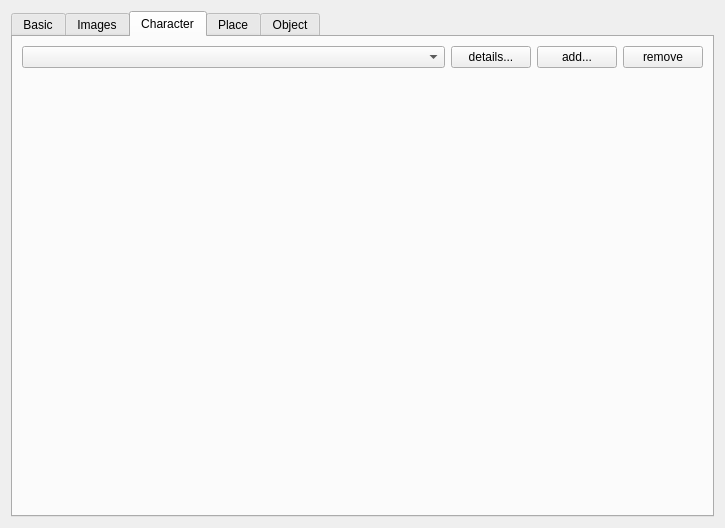
<?xml version="1.0" encoding="UTF-8"?>
<ui version="4.0">
 <class>cRechercheWindow</class>
 <widget class="QWidget" name="cRechercheWindow">
  <property name="geometry">
   <rect>
    <x>0</x>
    <y>0</y>
    <width>725</width>
    <height>528</height>
   </rect>
  </property>
  <property name="windowTitle">
   <string>[recherche] - </string>
  </property>
  <layout class="QGridLayout" name="gridLayout_2">
   <item row="0" column="0">
    <widget class="QTabWidget" name="m_lpTab">
     <property name="currentIndex">
      <number>2</number>
     </property>
     <widget class="QWidget" name="m_lpBasic">
      <attribute name="title">
       <string>Basic</string>
      </attribute>
      <layout class="QGridLayout" name="gridLayout_4">
       <item row="0" column="0">
        <layout class="QGridLayout" name="gridLayout" rowstretch="1,0">
         <item row="0" column="0">
          <widget class="QLabel" name="label">
           <property name="text">
            <string>Name:</string>
           </property>
           <property name="alignment">
            <set>Qt::AlignRight|Qt::AlignTrailing|Qt::AlignVCenter</set>
           </property>
          </widget>
         </item>
         <item row="1" column="1" colspan="4">
          <widget class="cTextEdit" name="m_lpDescription"/>
         </item>
         <item row="0" column="2">
          <widget class="QLabel" name="label_4">
           <property name="text">
            <string>Link:</string>
           </property>
           <property name="alignment">
            <set>Qt::AlignRight|Qt::AlignTrailing|Qt::AlignVCenter</set>
           </property>
          </widget>
         </item>
         <item row="0" column="1">
          <widget class="cLineEdit" name="m_lpName"/>
         </item>
         <item row="0" column="3">
          <widget class="cLineEdit" name="m_lpLink"/>
         </item>
         <item row="1" column="0">
          <widget class="QLabel" name="label_2">
           <property name="text">
            <string>Description:</string>
           </property>
           <property name="alignment">
            <set>Qt::AlignRight|Qt::AlignTrailing|Qt::AlignVCenter</set>
           </property>
          </widget>
         </item>
        </layout>
       </item>
      </layout>
     </widget>
     <widget class="QWidget" name="m_lpImages">
      <attribute name="title">
       <string>Images</string>
      </attribute>
      <layout class="QGridLayout" name="gridLayout_5">
       <item row="0" column="0">
        <widget class="QScrollArea" name="m_lpScrollArea">
         <property name="widgetResizable">
          <bool>true</bool>
         </property>
         <widget class="QWidget" name="scrollAreaWidgetContents">
          <property name="geometry">
           <rect>
            <x>0</x>
            <y>0</y>
            <width>681</width>
            <height>464</height>
           </rect>
          </property>
          <layout class="QGridLayout" name="gridLayout_6">
           <item row="0" column="0">
            <layout class="QVBoxLayout" name="m_lpLayout"/>
           </item>
           <item row="0" column="1">
            <spacer name="horizontalSpacer">
             <property name="orientation">
              <enum>Qt::Horizontal</enum>
             </property>
             <property name="sizeHint" stdset="0">
              <size>
               <width>40</width>
               <height>20</height>
              </size>
             </property>
            </spacer>
           </item>
          </layout>
         </widget>
        </widget>
       </item>
      </layout>
     </widget>
     <widget class="QWidget" name="m_lpCharacter">
      <attribute name="title">
       <string>Character</string>
      </attribute>
      <layout class="QGridLayout" name="gridLayout_3">
       <item row="0" column="0">
        <layout class="QVBoxLayout" name="verticalLayout_2">
         <item>
          <layout class="QHBoxLayout" name="horizontalLayout_3" stretch="1,0,0,0">
           <item>
            <widget class="cComboBox" name="m_lpCharacterList"/>
           </item>
           <item>
            <widget class="QPushButton" name="m_lpCharacterShowDetails">
             <property name="text">
              <string>details...</string>
             </property>
            </widget>
           </item>
           <item>
            <widget class="QPushButton" name="m_lpCaracterAdd">
             <property name="text">
              <string>add...</string>
             </property>
            </widget>
           </item>
           <item>
            <widget class="QPushButton" name="m_lpCharacterRemove">
             <property name="text">
              <string>remove</string>
             </property>
            </widget>
           </item>
          </layout>
         </item>
         <item>
          <widget class="QStackedWidget" name="m_lpCharacterDetails">
           <property name="currentIndex">
            <number>-1</number>
           </property>
          </widget>
         </item>
        </layout>
       </item>
      </layout>
     </widget>
     <widget class="QWidget" name="m_lpPlace">
      <attribute name="title">
       <string>Place</string>
      </attribute>
      <layout class="QGridLayout" name="gridLayout_8">
       <item row="0" column="0">
        <layout class="QVBoxLayout" name="verticalLayout_3">
         <item>
          <layout class="QHBoxLayout" name="horizontalLayout_2" stretch="1,0,0,0">
           <item>
            <widget class="cComboBox" name="m_lpPlaceList"/>
           </item>
           <item>
            <widget class="QPushButton" name="m_lpPlaceShowDetails">
             <property name="text">
              <string>details...</string>
             </property>
            </widget>
           </item>
           <item>
            <widget class="QPushButton" name="m_lpPlaceAdd">
             <property name="text">
              <string>add...</string>
             </property>
            </widget>
           </item>
           <item>
            <widget class="QPushButton" name="m_lpPlaceRemove">
             <property name="text">
              <string>remove</string>
             </property>
            </widget>
           </item>
          </layout>
         </item>
         <item>
          <widget class="QStackedWidget" name="m_lpPlaceDetails">
           <property name="currentIndex">
            <number>-1</number>
           </property>
          </widget>
         </item>
        </layout>
       </item>
      </layout>
     </widget>
     <widget class="QWidget" name="m_lpObject">
      <attribute name="title">
       <string>Object</string>
      </attribute>
      <layout class="QGridLayout" name="gridLayout_7">
       <item row="0" column="0">
        <layout class="QVBoxLayout" name="verticalLayout_4">
         <item>
          <layout class="QHBoxLayout" name="horizontalLayout" stretch="1,0,0,0">
           <item>
            <widget class="cComboBox" name="m_lpObjectList"/>
           </item>
           <item>
            <widget class="QPushButton" name="m_lpObjectShowDetails">
             <property name="text">
              <string>details...</string>
             </property>
            </widget>
           </item>
           <item>
            <widget class="QPushButton" name="m_lpObjectAdd">
             <property name="text">
              <string>add...</string>
             </property>
            </widget>
           </item>
           <item>
            <widget class="QPushButton" name="m_lpObjectRemove">
             <property name="text">
              <string>remove</string>
             </property>
            </widget>
           </item>
          </layout>
         </item>
         <item>
          <widget class="QStackedWidget" name="m_lpObjectDetails"/>
         </item>
        </layout>
       </item>
      </layout>
     </widget>
    </widget>
   </item>
  </layout>
 </widget>
 <customwidgets>
  <customwidget>
   <class>cTextEdit</class>
   <extends>QTextEdit</extends>
   <header>ctextedit.h</header>
  </customwidget>
  <customwidget>
   <class>cLineEdit</class>
   <extends>QLineEdit</extends>
   <header>clineedit.h</header>
  </customwidget>
  <customwidget>
   <class>cComboBox</class>
   <extends>QComboBox</extends>
   <header>ccombobox.h</header>
  </customwidget>
 </customwidgets>
 <tabstops>
  <tabstop>m_lpName</tabstop>
  <tabstop>m_lpLink</tabstop>
  <tabstop>m_lpDescription</tabstop>
  <tabstop>m_lpTab</tabstop>
  <tabstop>m_lpScrollArea</tabstop>
 </tabstops>
 <resources/>
 <connections/>
</ui>
